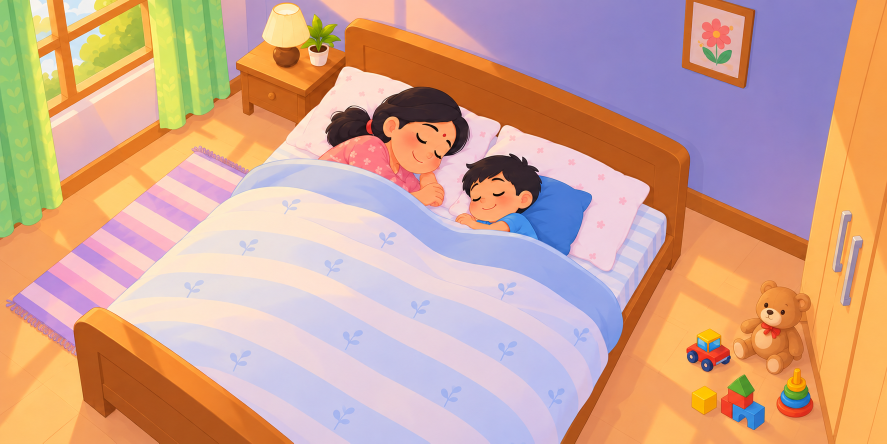
#> input picture _reskin_build/find_madhav_source_2.png, 1774 x 887 px (shown at 1/2 size)
$ python trace_find_shapes_2.py
#> lines starting #> are read from the running program, lines starting #| are printed output that depends on the picture; after the words box and inside, x2 and y2 are one past the last pixel; in counts of white or black regions, pixels touching at a corner belong together
"""[L02-FIND-PIC-2] (2026-10-12) Trace the three tappable figures of the NEW find-Madhav picture — the mother, the boy and the
TEDDY BEAR (the football of the first picture is gone) — and write find_madhav_shapes_2.json, which build.py turns into the page's
SVG outlines. The method is trace_find_shapes.py's (a rough hand prior, colour classification in a band round it, morphology,
hole fill, the blob round a seed, 1 px outward, boundary trace, smoothing, resampling, Douglas-Peucker), with the figure /
background colours SAMPLED from the picture at hand-picked points instead of typed in.

    python trace_find_shapes_2.py [preview_dir]

Rev 2 (2026-10-12, user request: "make the white stroke more perfectly smooth and more accurately around the characters and the teddy
bear"): the colour mask is blurred and re-thresholded (rounded corners, no pixel steps), every boundary point is then SNAPPED to the
picture's own contour — the strongest colour edge within +-4 px along the outline's normal, the snap offsets smoothed along the chain
so the line never jitters — and the result is smoothed again and kept dense (a point every 4 px, Douglas-Peucker 0.35 px) so the
page's Catmull-Rom curve follows the figures closely. Coordinates are pixels of the page's 1671x941 canvas (find_madhav_2 canvas = the user's 1774x887 picture scaled to 1671x836 and
placed at y -2, edge rows replicated — see canvas_2() below, also used by build.py)."""
import math, json, sys, os
from PIL import Image, ImageDraw, ImageFilter
HERE = os.path.dirname(os.path.abspath(__file__))
SRC = os.path.join(HERE, "find_madhav_source_2.png"); OUT = os.path.join(HERE, "find_madhav_shapes_2.json")
PREVIEW = sys.argv[1] if len(sys.argv) > 1 else None
W, H = 1671, 941
def canvas_2(src=SRC):
    """The page's 1671x941 canvas from the user's picture: scaled to the canvas width (1671x836), centred on the box's visible
    window (canvas rows 28..804), the rows above / below replicated from the picture's edge rows (they are never shown)."""
#> called with src = '_reskin_build/find_madhav_source_2.png'
    im = Image.open(src).convert("RGB"); assert im.size == (1774, 887), im.size
#> in canvas_2, im is the input picture: PIL image 1774x887 RGB; mean R, G, B 207, 165.4, 146.5
    sc = im.resize((W, round(im.height * W / im.width)), Image.LANCZOS)   # 1671x836
    top = round((28.1 + 804.1) / 2 - sc.height / 2)                        # -2
    c = Image.new("RGB", (W, H)); c.paste(sc, (0, top))
    for y in range(0, max(top, 0)): c.paste(sc.crop((0, 0, W, 1)), (0, y))
    for y in range(top + sc.height, H): c.paste(sc.crop((0, sc.height - 1, W, sc.height)), (0, y))
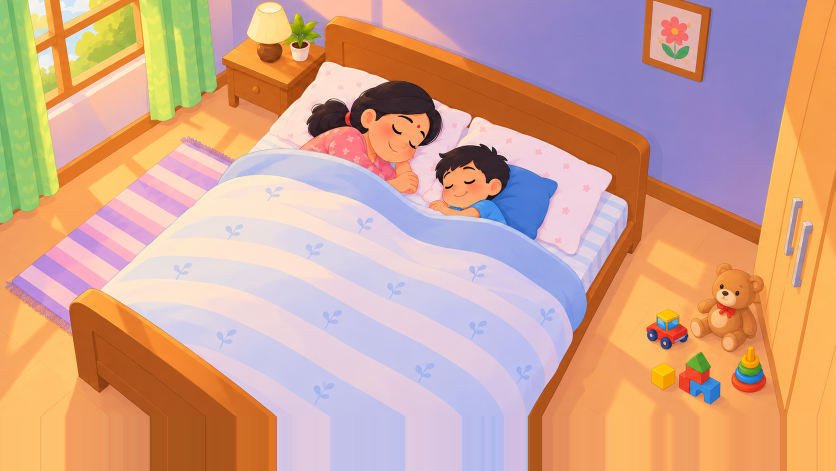
#> c: PIL image 1671x941 RGB (shown at 1/2 size); mean R, G, B 208.7, 165, 144.1
    return c
im = canvas_2(); PX = im.load()
# rough priors (hand-read from gridded crops), seeds, and the POINTS whose colours stand for figure / background
FIGS = {
  "mother": dict(box=(570, 140, 900, 420), band=14, seed=(790, 260),
    prior=[(730,168),(760,158),(800,156),(835,165),(860,185),(873,215),(876,250),(870,285),(855,305),(838,322),(845,345),(848,372),
           (835,385),(805,388),(780,380),(760,365),(735,350),(705,342),(670,330),(640,318),(615,300),(603,275),(603,250),(612,228),
           (628,212),(655,205),(680,208),(700,200),(712,185)],
    fig_pts=[(800,175),(640,235),(860,250),(790,250),(830,300),(810,365),(660,290),(700,330),(745,335)],
    bg_pts=[(600,190),(920,220),(900,270),(650,420),(780,430),(560,360),(570,165),(690,172),(600,330)],
    force_bg=[(852, 330, 900, 420)]),                                       # the boy's hand / hair next to her fist
  "boy": dict(box=(830, 260, 1080, 470), band=9, seed=(940, 350),
    prior=[(883,297),(905,284),(940,280),(970,282),(990,292),(1008,308),(1014,330),(1013,352),(1008,368),(1003,385),(1010,398),
           (1012,412),(1010,426),(995,431),(960,432),(925,432),(898,431),(870,428),(852,420),(851,410),(862,402),(880,397),(868,385),
           (866,360),(868,335),(872,315)],
    fig_pts=[(960,300),(995,320),(930,360),(880,370),(885,415),(960,410),(1000,405),(905,330),(940,395)],
    bg_pts=[(1050,300),(1060,400),(1100,350),(900,470),(1000,480),(870,300),(1040,440),(860,450),(1070,320)],
    force_bg=[(830, 300, 852, 400)]),                                       # the mother's fist next to his hand
  "bear": dict(box=(1370, 505, 1550, 720), seed=(1465, 650), ridge=(6, 10, 95), seeds=[(1470, 585), (1455, 660)],   # rev 2: no
    part_max=5000, part_box=(1375, 515, 1548, 712), prior=[], fig_pts=[], bg_pts=[], force_bg=[]),                   # prior — see segment()
}
def nearest_is_fig(c, fig, bg):
    best, isfig = 1e9, False
    for p in fig:
        d = (c[0]-p[0])**2 + (c[1]-p[1])**2 + (c[2]-p[2])**2
        if d < best: best, isfig = d, True
    for p in bg:
        d = (c[0]-p[0])**2 + (c[1]-p[1])**2 + (c[2]-p[2])**2
        if d < best: best, isfig = d, False
    return isfig
def fill_holes(m):
    w, h = m.size; reach = Image.eval(m, lambda v: 0 if v else 255)
    ImageDraw.floodfill(reach, (0, 0), 128)
    rp, mp = reach.load(), m.load()
    for y in range(h):
        for x in range(w):
            if rp[x, y] == 255: mp[x, y] = 255
    return m
def blob_from_seed(m, seed):
    k = m.copy(); assert k.load()[seed] == 255, "seed is not on the figure"
    ImageDraw.floodfill(k, seed, 128)
    return Image.eval(k, lambda v: 255 if v == 128 else 0)
NB = [(-1,0),(-1,-1),(0,-1),(1,-1),(1,0),(1,1),(0,1),(-1,1)]
def trace(m):
    w, h = m.size; p = m.load()
    def inside(q): return 0 <= q[0] < w and 0 <= q[1] < h and p[q[0], q[1]] > 0
    start = None
    for y in range(h):
        for x in range(w):
            if p[x, y] > 0: start = (x, y); break
        if start: break
    cur, back = start, (start[0] - 1, start[1]); out = [start]
    for _ in range(200000):
        idx = NB.index((back[0] - cur[0], back[1] - cur[1])); nxt = None
        for k in range(1, 9):
            d = NB[(idx + k) % 8]; q = (cur[0] + d[0], cur[1] + d[1])
            if inside(q):
                pd = NB[(idx + k - 1) % 8]; back = (cur[0] + pd[0], cur[1] + pd[1]); nxt = q; break
        if nxt is None: break
        cur = nxt
        if cur == start: break
        out.append(cur)
    return out
def smooth_closed(pts, win):
    n = len(pts); half = win // 2
    return [(sum(pts[(i + j) % n][0] for j in range(-half, half + 1)) / win,
             sum(pts[(i + j) % n][1] for j in range(-half, half + 1)) / win) for i in range(n)]
def resample(pts, step):
    out = [pts[0]]; acc = 0.0; n = len(pts)
    for i in range(1, n + 1):
        a, b = pts[i - 1], pts[i % n]; seg = math.hypot(b[0] - a[0], b[1] - a[1])
        while acc + seg >= step and seg > 0:
            t = (step - acc) / seg; a = (a[0] + (b[0] - a[0]) * t, a[1] + (b[1] - a[1]) * t); out.append(a)
            seg = math.hypot(b[0] - a[0], b[1] - a[1]); acc = 0.0
        acc += seg
    if len(out) > 1 and math.hypot(out[-1][0] - out[0][0], out[-1][1] - out[0][1]) < step * 0.5: out.pop()
    return out
def dp(pts, eps):
    if len(pts) < 3: return pts
    a, b = pts[0], pts[-1]; dmax, idx = 0, 0; L = math.hypot(b[0] - a[0], b[1] - a[1])
    for i in range(1, len(pts) - 1):
        p = pts[i]
        d = abs((b[0] - a[0]) * (a[1] - p[1]) - (a[0] - p[0]) * (b[1] - a[1])) / L if L else math.hypot(p[0] - a[0], p[1] - a[1])
        if d > dmax: dmax, idx = d, i
    if dmax > eps: return dp(pts[:idx + 1], eps)[:-1] + dp(pts[idx:], eps)
    return [a, b]
import numpy as np
ARR = np.asarray(im, dtype=np.float32)                               # H x W x 3
_gx = np.zeros(ARR.shape[:2], np.float32); _gy = np.zeros(ARR.shape[:2], np.float32)
_gx[:, 1:-1] = np.sqrt(((ARR[:, 2:] - ARR[:, :-2]) ** 2).sum(axis=2)); _gy[1:-1, :] = np.sqrt(((ARR[2:, :] - ARR[:-2, :]) ** 2).sum(axis=2))
#> after `_gx[:, 1:-1] = np.sqrt(((ARR[:, 2:] - ARR[:, :-2]) ** 2).sum(axis=2))`:
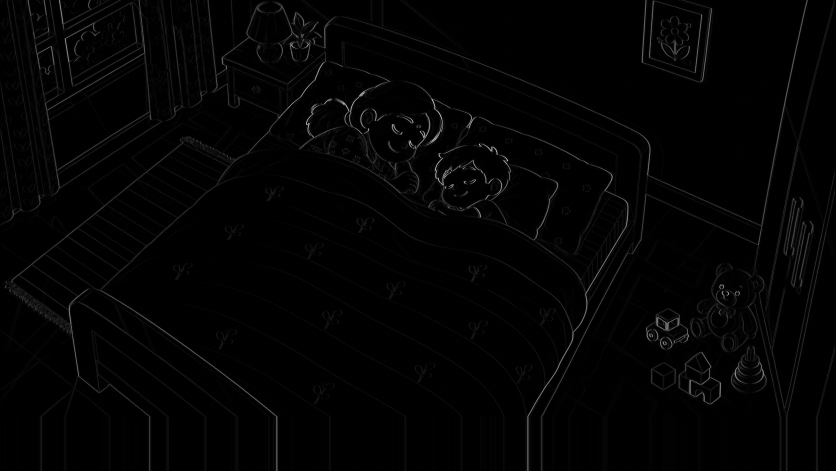
#> _gx: shape (941, 1671) float32 (shown at 1/2 size); min 0, max 430.2, mean 6.4; drawn with min black and max white
GRAD = np.sqrt(_gx ** 2 + _gy ** 2)                                  # colour edge strength (central differences)
def grad_at(x, y):
    """bilinear GRAD at a canvas point"""
    x = min(max(x, 0.0), W - 1.001); y = min(max(y, 0.0), H - 1.001); x0, y0 = int(x), int(y); fx, fy = x - x0, y - y0
    g = GRAD; return float((g[y0, x0] * (1 - fx) + g[y0, x0 + 1] * fx) * (1 - fy) + (g[y0 + 1, x0] * (1 - fx) + g[y0 + 1, x0 + 1] * fx) * fy)
def snap_to_edges(pts, mask, ox, oy, reach=4.0, step=0.5, out=0.5):
    """pts: closed chain (canvas px) on the mask's boundary; mask: PIL 'L' of the figure's box at (ox, oy). Each point moves along its
    outward normal to the strongest colour edge within +-reach px (plus `out` px outward); offsets are smoothed along the chain (window
    9) and points with no clear edge (peak under a third of the chain's median peak) take their neighbours' offset."""
    n = len(pts); mp = mask.load(); mw, mh = mask.size
    def inside(x, y):
        xi, yi = int(round(x - ox)), int(round(y - oy)); return 0 <= xi < mw and 0 <= yi < mh and mp[xi, yi] > 0
    normals, best, peak = [], [], []
    for i in range(n):
        a, b, c = pts[i - 1], pts[i], pts[(i + 1) % n]
        tx, ty = c[0] - a[0], c[1] - a[1]; L = math.hypot(tx, ty) or 1.0; nx, ny = ty / L, -tx / L
        if inside(b[0] + 3 * nx, b[1] + 3 * ny): nx, ny = -nx, -ny        # outward
        normals.append((nx, ny))
        offs = [k * step for k in range(int(-reach / step), int(reach / step) + 1)]
        vals = [grad_at(b[0] + o * nx, b[1] + o * ny) for o in offs]
        k = max(range(len(offs)), key=lambda j: vals[j] - 0.5 * abs(offs[j]))   # a mild pull toward the mask's own boundary
        best.append(offs[k]); peak.append(vals[k])
    med = sorted(peak)[n // 2]; ok = [p >= med / 3 for p in peak]
    filled = list(best)
    for i in range(n):
        if ok[i]: continue
        for d in range(1, n):
            if ok[(i - d) % n]: filled[i] = best[(i - d) % n]; break
            if ok[(i + d) % n]: filled[i] = best[(i + d) % n]; break
    sm = [sum(filled[(i + j) % n] for j in range(-4, 5)) / 9 for i in range(n)]
    return [(pts[i][0] + (sm[i] + out) * normals[i][0], pts[i][1] + (sm[i] + out) * normals[i][1]) for i in range(n)]
# [10 lines left out: function catmull_rom_points, not called in this run]
def segment(name, F):
#> called with name = 'boy'
    x0, y0, x1, y1 = F["box"]; w, h = x1 - x0, y1 - y0
    if F.get("ridge"):
        # rev 2, the bear: its fur is the colour of the floor's shadow beside it and its contour line is faint, so neither colour nor
        # darkness bounds it; but the drawn line is a dark RIDGE — a pixel darker than its local mean by `d` (a shadow's edge is a soft
        # step, never a ridge). The ridge (+ anything darker than `dark`), thickened 1 px, is the barrier; the passable pixels fall into
        # parts (the line also divides the bear into head, ears, arms, paws, feet, body…): the parts holding the two safe seeds start the
        # figure and every small part (< part_max px, inside part_box, not touching the box border — the floor does) within 4 px of it
        # is added, over and over, until nothing joins; eyes, nose, muzzle, bow and the lines between the parts are then filled as holes
        # and the figure grown 3 px so the boundary sits on the line's outer edge, where the snap settles it.
        r, d, dark = F["ridge"]
        Y = 0.3 * ARR[:, :, 0] + 0.59 * ARR[:, :, 1] + 0.11 * ARR[:, :, 2]
        k = 2 * r + 1; pad = np.pad(Y, r, mode="edge"); cs = np.pad(np.cumsum(np.cumsum(pad, axis=0), axis=1), ((1, 0), (1, 0)))
        M = (cs[k:, k:] - cs[:-k, k:] - cs[k:, :-k] + cs[:-k, :-k]) / (k * k)
        ridge = ((M - Y) >= d) | (Y < dark)
        bar = Image.fromarray((ridge[y0:y1, x0:x1] * 255).astype(np.uint8)).filter(ImageFilter.MaxFilter(3))
        passable = ~np.asarray(bar).astype(bool)
        label = np.zeros((h, w), np.int32); parts = []                           # 8-connected parts of the passable pixels
        for sy in range(h):
            for sx in range(w):
                if not passable[sy, sx] or label[sy, sx]: continue
                idx = len(parts) + 1; stack = [(sx, sy)]; label[sy, sx] = idx; px_list = []
                while stack:
                    cx, cy = stack.pop(); px_list.append((cx, cy))
                    for dx in (-1, 0, 1):
                        for dy in (-1, 0, 1):
                            nx, ny = cx + dx, cy + dy
                            if 0 <= nx < w and 0 <= ny < h and passable[ny, nx] and not label[ny, nx]: label[ny, nx] = idx; stack.append((nx, ny))
                xs = [q[0] for q in px_list]; ys = [q[1] for q in px_list]
                parts.append(dict(idx=idx, n=len(px_list), border=(min(xs) == 0 or min(ys) == 0 or max(xs) == w - 1 or max(ys) == h - 1),
                                  bbox=(min(xs) + x0, min(ys) + y0, max(xs) + x0, max(ys) + y0)))
        taken = set()
        for sx, sy in F["seeds"]:
            li = 0
            for rad in range(0, 9):                                               # the seed, or the nearest passable pixel within 8 px
                cands = [(sx + dx, sy + dy) for dx in range(-rad, rad + 1) for dy in range(-rad, rad + 1) if max(abs(dx), abs(dy)) == rad]
                hits = [int(label[cy - y0, cx - x0]) for cx, cy in cands if 0 <= cx - x0 < w and 0 <= cy - y0 < h and label[cy - y0, cx - x0]]
                if hits: li = max(set(hits), key=hits.count); break
            assert li, "seed %r has no passable pixel near it" % ((sx, sy),); assert not parts[li - 1]["border"], "seed part %r touches the border" % ((sx, sy),); taken.add(li)
        bx0, by0, bx1, by1 = F["part_box"]
        while True:
            cur = np.isin(label, list(taken)); near = np.asarray(Image.fromarray((cur * 255).astype(np.uint8)).filter(ImageFilter.MaxFilter(9))).astype(bool)
            added = 0
            for P in parts:
                if P["idx"] in taken or P["border"] or P["n"] > F["part_max"]: continue
                if P["bbox"][0] < bx0 or P["bbox"][1] < by0 or P["bbox"][2] > bx1 or P["bbox"][3] > by1: continue
                if (near & (label == P["idx"])).any(): taken.add(P["idx"]); added += 1
            if not added: break
        cur = np.isin(label, list(taken)); print(name, "ridge parts", len(parts), "taken", len(taken), "area", int(cur.sum()), "of", w * h)
        m = Image.fromarray((cur * 255).astype(np.uint8)).filter(ImageFilter.MaxFilter(7))
    else:
        BAND = F["band"]
        fig = [PX[p] for p in F["fig_pts"]]; bg = [PX[p] for p in F["bg_pts"]]
#> after `fig = [PX[p] for p in F['fig_pts']]`: fig = [(50, 36, 42), (53, 38, 45), (252, 167, 107), (240, 192, 210), (253, 167, 113), (70, 145, 226), (59, 111, 201), (54, 36, 42), (254, 169, 115)]
#> after `bg = [PX[p] for p in F['bg_pts']]`: bg = [(242, 211, 221), (76, 123, 213), (242, 208, 222), (174, 181, 228), (162, 174, 231), (242, 209, 219), (69, 121, 211), (164, 175, 230), (241, 209, 223)]
        print(name, "fig colours", fig); print(name, "bg colours", bg)
#| boy fig colours [(50, 36, 42), (53, 38, 45), (252, 167, 107), (240, 192, 210), (253, 167, 113), (70, 145, 226), (59, 111, 201), (54, 36, 42), (254, 169, 115)]
#| boy bg colours [(242, 211, 221), (76, 123, 213), (242, 208, 222), (174, 181, 228), (162, 174, 231), (242, 209, 219), (69, 121, 211), (164, 175, 230), (241, 209, 223)]
        prior = Image.new("L", (w, h), 0); ImageDraw.Draw(prior).polygon([(x - x0, y - y0) for x, y in F["prior"]], fill=255)
#> after `ImageDraw.Draw(prior).polygon([(x - x0, y - y0) for x, y in F['prior']`:
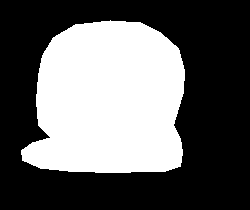
#> prior: PIL image 250x210 L; 39.1% white; 1 white region, box (x1, y1, x2, y2) and area: (21, 20, 185, 173) 20524
        core = prior.filter(ImageFilter.MinFilter(2 * BAND + 1)); outer = prior.filter(ImageFilter.MaxFilter(2 * BAND + 1))
        cp, op = core.load(), outer.load()
        m = Image.new("L", (w, h), 0); mp = m.load()
        for y in range(h):
            for x in range(w):
                if cp[x, y]: mp[x, y] = 255
                elif op[x, y] and nearest_is_fig(PX[x + x0, y + y0], fig, bg): mp[x, y] = 255
        for bx0, by0, bx1, by1 in F.get("force_bg", []):
            ImageDraw.Draw(m).rectangle((bx0 - x0, by0 - y0, bx1 - x0 - 1, by1 - y0 - 1), fill=0)
#> m: PIL image 250x210 L; 38.4% white; 17 white regions (15 under 20 px), largest, box (x1, y1, x2, y2) and area: (17, 13, 194, 181) 20088, (111, 25, 121, 29) 32
        m = m.filter(ImageFilter.MaxFilter(5)).filter(ImageFilter.MinFilter(5))
#> m: PIL image 250x210 L; 39.4% white; 1 white region, box (x1, y1, x2, y2) and area: (17, 11, 194, 181) 20695
        m = m.filter(ImageFilter.MinFilter(3)).filter(ImageFilter.MaxFilter(3))
#> m: PIL image 250x210 L; 39.3% white; 2 white regions, box (x1, y1, x2, y2) and area: (19, 14, 194, 181) 20589, (28, 112, 36, 122) 61
    m = blob_from_seed(fill_holes(m), (F["seed"][0] - x0, F["seed"][1] - y0))
    m = m.filter(ImageFilter.GaussianBlur(2.5)).point(lambda v: 255 if v >= 128 else 0)   # rev 2: rounded, step-free boundary
#> m: PIL image 250x210 L; 39.1% white; 1 white region, box (x1, y1, x2, y2) and area: (20, 16, 194, 181) 20551
    m = blob_from_seed(fill_holes(m), (F["seed"][0] - x0, F["seed"][1] - y0))
    chain = trace(m)
#> the loop in trace, `for _ in range(200000):` made 607 passes
#> (idx, cur) on passes 2 to 4: (2, (90, 16)), (2, (91, 16)), (2, (91, 17))
#> after the loop in trace, `for _ in range(200000):`: out = 607 pairs, first value 20 to 193, second value 16 to 180
#> chain has the same summary as out in trace
    pts = resample(smooth_closed([(x + x0 + 0.5, y + y0 + 0.5) for x, y in chain], 7), 3.0)   # canvas px
#> in smooth_closed, `n = len(pts)`: n = 607
#> in resample, `out = [pts[0]]`: out = [(918.8, 277.4)]
#> in resample, `n = len(pts)`: n = 607
#> the loop in resample, `for i in range(1, n + 1):` made 607 passes
#> (b, acc) on passes 1 to 3: ((919.5, 277.1), 0.769), ((920.1, 277.1), 1.34), ((920.6, 277.4), 1.98)
#> after the loop in resample, `for i in range(1, n + 1):`: out = 213 pairs, first value 851.2 to 1023.2, second value 277.4 to 440.5
#> pts has the same summary as out in resample
    raw = list(pts)
#> raw has the same summary as out in resample
    pts = snap_to_edges(pts, m, x0, y0)                                                # rev 2: onto the picture's contour line
#> in snap_to_edges, `n = len(pts)`: n = 213
#> the loop in snap_to_edges, `for i in range(n):` made 213 passes
#> (a, b, c, tx, ty, L, nx, ny) on passes 1 to 2: ((917.4, 278.6), (918.8, 277.4), (921.1, 278.2), 3.72, -0.357, 3.73, -0.0956, -0.995), ((918.8, 277.4), (921.1, 278.2), (920.7, 281.2), 1.96, 3.8, 4.27, 0.889, -0.458)
    pts = resample(smooth_closed(pts, 7), 4.0)
    simp = [(x - x0, y - y0) for x, y in dp(pts + [pts[0]], 0.35)[:-1]]                  # box px (the preview + the return below)
#> the loop in dp, `for i in range(1, len(pts) - 1):` made 145 passes
#> the loop in dp (call 2), `for i in range(1, len(pts) - 1):` made 60 passes
    print(name, "boundary", len(chain), "px, snapped", len(pts), ", kept", len(simp), "points")
#| boy boundary 607 px, snapped 146 , kept 69 points
    if PREVIEW:
        z = 4; c = im.crop(F["box"]).resize((w * z, h * z), Image.LANCZOS); d = ImageDraw.Draw(c)
        curve = catmull_rom_points(simp, 8)   # the stroke at its real relative width: 3 CSS px at 951/1671 = 5.3 canvas px
        d.line([(x * z, y * z) for x, y in curve] + [(curve[0][0] * z, curve[0][1] * z)], fill=(255, 255, 255), width=round(5.3 * z), joint="curve")
        if os.environ.get("TRACE_DEBUG"):   # the prior (magenta) and the mask boundary before the snap (cyan)
            if F["prior"]: d.line([((x - x0) * z, (y - y0) * z) for x, y in F["prior"]] + [((F["prior"][0][0] - x0) * z, (F["prior"][0][1] - y0) * z)], fill=(255, 0, 255), width=2)
            d.line([((x - x0) * z, (y - y0) * z) for x, y in raw] + [((raw[0][0] - x0) * z, (raw[0][1] - y0) * z)], fill=(0, 255, 255), width=2)
        c.save(os.path.join(PREVIEW, "trace2_%s.png" % name))
    return [(round(x + x0, 1), round(y + y0, 1)) for x, y in simp]
if __name__ == "__main__":
    out = {"view": [W, H], "boy": segment("boy", FIGS["boy"]), "mother": segment("mother", FIGS["mother"]), "bear": segment("bear", FIGS["bear"])}
#> call 2 of segment, with name = 'mother'
#| mother fig colours [(54, 36, 41), (59, 38, 39), (23, 11, 21), (250, 164, 110), (225, 113, 85), (254, 164, 108), (255, 210, 180), (224, 216, 223), (254, 146, 147)]
#| mother bg colours [(171, 76, 19), (181, 91, 48), (241, 208, 221), (244, 220, 218), (162, 174, 231), (254, 234, 205), (255, 182, 77), (254, 223, 209), (210, 206, 223)]
#> in segment (call 2), `outer = prior.filter(ImageFilter.MaxFilter(2 * BAND + 1))`:
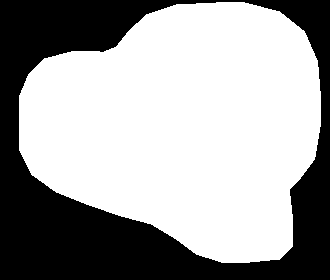
#> outer: PIL image 330x280 L; 63.3% white; 1 black region, box (x1, y1, x2, y2) and area: (0, 0, 330, 280) 33952
#> the loop in segment (call 2), `for bx0, by0, bx1, by1 in F.get("force_bg", []):` made 1 pass
#> (bx0, by0, bx1, by1) on pass 1: (852, 330, 900, 420)
#> after the loop in segment (call 2), `for bx0, by0, bx1, by1 in F.get("force_bg", []):`:
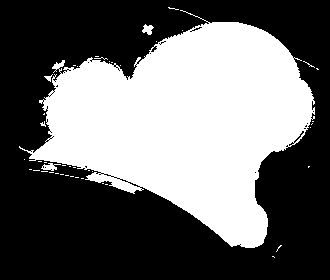
#> m: PIL image 330x280 L; 41.5% white; 44 white regions (40 under 20 px), largest, box (x1, y1, x2, y2) and area: (19, 10, 315, 248) 37968, (41, 163, 61, 171) 83, (142, 24, 154, 35) 79, (44, 74, 53, 82) 29
#| mother boundary 807 px, snapped 212 , kept 92 points
#> call 3 of segment, with name = 'bear'
#> after the loop in segment (call 3), `for sy in range(h):`:
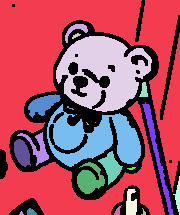
#> label: shape (215, 180) int32; 24 distinct labels, from 0 to 23; one colour per label, 0 black
#> the loop in segment (call 3), `for sx, sy in F["seeds"]:` made 2 passes
#> (sx, sy) on passes 1 to 2: (1470, 585), (1455, 660)
#> the loop in segment (call 3), `while True:` made 3 passes
#> pass 1, in segment (call 3), `cur = np.isin(label, list(taken))`:
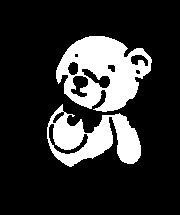
#> cur: shape (215, 180) bool; 18.9% white; 2 white regions, box (x1, y1, x2, y2) and area: (56, 36, 152, 112) 4293, (47, 104, 141, 167) 3039
#| bear ridge parts 23 taken 15 area 9611 of 38700
#| bear boundary 561 px, snapped 140 , kept 88 points
    with open(OUT, "w", encoding="utf-8") as f: json.dump(out, f, separators=(",", ":"))
    print("wrote", OUT)
